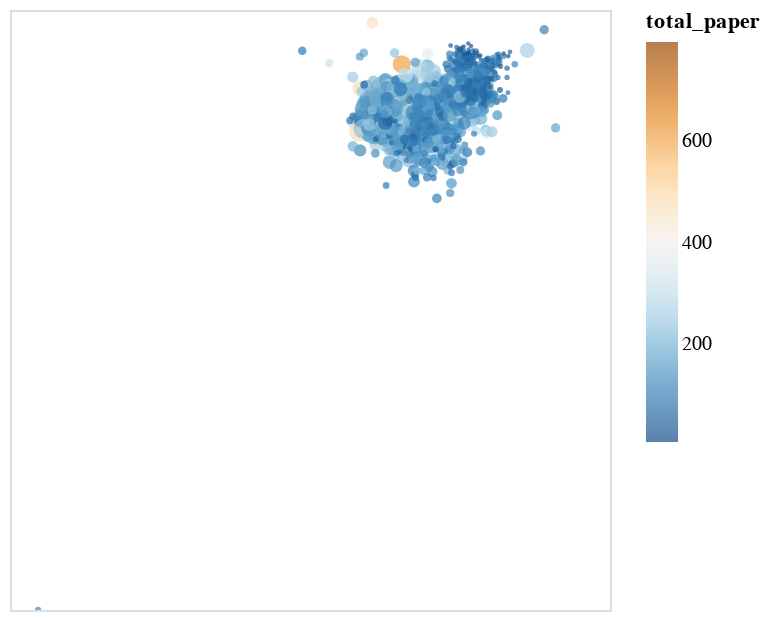

The notebook cell this image was saved under:
### Code cell
top_nodes_df = pd.DataFrame({
    'author_id': top_degree_nodes,
    'name': [G_train.nodes[author]["name"] for author in top_degree_nodes],
    'org' : [G_train.nodes[author]["org"] for author in top_degree_nodes],
    'degree': [G_train.degree(n) for n in top_degree_nodes],
    'x': [pos[n][0] for n in top_degree_nodes],
    'y': [pos[n][1] for n in top_degree_nodes],
    'total_citation':  [G_train.nodes[n]["total_citation"] for n in top_degree_nodes],
    'total_paper': [G_train.nodes[n]["total_paper"] for n in top_degree_nodes],
    'avg_reference': [G_train.nodes[n]["avg_reference"] for n in top_degree_nodes]
})

alt_chart = alt.Chart(top_nodes_df).mark_circle().encode(
    x=alt.X('x:Q', axis=None),
    y=alt.Y('y:Q', axis=None),
    size=alt.Size('total_citation:Q', legend=None),
    color=alt.Color('total_paper:Q', scale=alt.Scale(scheme='blueorange')),
    tooltip=['name:N', 'org:N', 'total_citation:Q', 'total_paper:Q']
).interactive()  # This makes the chart zoomable and pannable

# Display Altair chart
alt_chart

### Figure 1 — Vega-Lite specification as saved in the notebook (floating-point values rounded to 4 significant figures; data arrays with more than 128 entries replaced by an {"elided": "..."} marker saying what was removed)
{"config": {"view": {"continuousWidth": 300, "continuousHeight": 300}}, "data": {"name": "data-3e461e6a5b98a54b02cf65f63acf1155"}, "mark": {"type": "circle"}, "encoding": {"color": {"field": "total_paper", "scale": {"scheme": "blueorange"}, "type": "quantitative"}, "size": {"field": "total_citation", "legend": null, "type": "quantitative"}, "tooltip": [{"field": "name", "type": "nominal"}, {"field": "org", "type": "nominal"}, {"field": "total_citation", "type": "quantitative"}, {"field": "total_paper", "type": "quantitative"}], "x": {"axis": null, "field": "x", "type": "quantitative"}, "y": {"axis": null, "field": "y", "type": "quantitative"}}, "params": [{"name": "param_4", "select": {"type": "interval", "encodings": ["x", "y"]}, "bind": "scales"}], "$schema": "https://vega.github.io/schema/vega-lite/v5.8.0.json", "datasets": {"data-3e461e6a5b98a54b02cf65f63acf1155": {"elided": "1000 records"}}}
